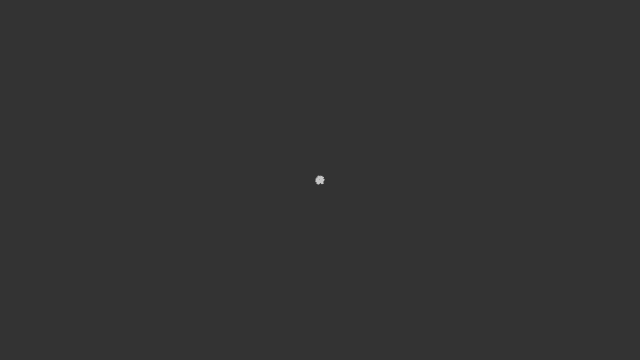
Frame 1 (no input)
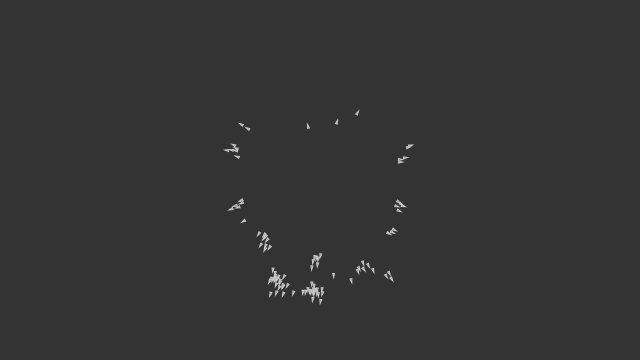
Frame 60 (no input)
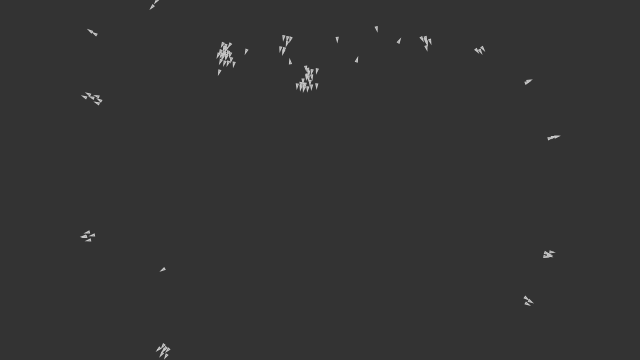
Frame 120 (the mouse pressed at the canvas centre since frame 60)

The p5.js sketch that drew these frames (run headless with seeded random() and noise() and a simulated clock; from frame 60 on, the mouse is pressed at the canvas centre):

// p5.js sketch
// ── sketch.js
var flock;

function setup() {
  createCanvas(640,360);
  createP("Drag the mouse to generate new boids.");
  
  flock = new Flock();
  // Add an initial set of boids into the system
  for (var i = 0; i < 100; i++) {
    var b = new Boid(width/2,height/2);
    flock.addBoid(b);
  }
}

function draw() {
  background(51);
  flock.run();
}

// Add a new boid into the System
function mouseDragged() {
  flock.addBoid(new Boid(mouseX,mouseY));
}

// The Nature of Code
// Daniel Shiffman
// http://natureofcode.com

// Flock object
// Does very little, simply manages the array of all the boids

function Flock() {
  // An array for all the boids
  this.boids = []; // Initialize the array
}

Flock.prototype.run = function() {
  for (var i = 0; i < this.boids.length; i++) {
    this.boids[i].run(this.boids);  // Passing the entire list of boids to each boid individually
  }
}

Flock.prototype.addBoid = function(b) {
  this.boids.push(b);
}

// The Nature of Code
// Daniel Shiffman
// http://natureofcode.com

// Boid class
// Methods for Separation, Cohesion, Alignment added

function Boid(x,y) {
  this.acceleration = createVector(0,0);
  this.velocity = createVector(random(-1,1),random(-1,1));
  this.position = createVector(x,y);
  this.r = 1.0;
  this.maxspeed = 3;    // Maximum speed
  this.maxforce = 0.05; // Maximum steering force
}

Boid.prototype.run = function(boids) {
  this.flock(boids);
  this.update();
  this.borders();
  this.render();
}

Boid.prototype.applyForce = function(force) {
  // We could add mass here if we want A = F / M
  this.acceleration.add(force);
}

// We accumulate a new acceleration each time based on three rules
Boid.prototype.flock = function(boids) {
  var sep = this.separate(boids);   // Separation
  var ali = this.align(boids);      // Alignment
  var coh = this.cohesion(boids);   // Cohesion
  // Arbitrarily weight these forces
  sep.mult(1.5);
  ali.mult(1.0);
  coh.mult(1.0);
  // Add the force vectors to acceleration
  this.applyForce(sep);
  this.applyForce(ali);
  this.applyForce(coh);
}

// Method to update location
Boid.prototype.update = function() {
  // Update velocity
  this.velocity.add(this.acceleration);
  // Limit speed
  this.velocity.limit(this.maxspeed);
  this.position.add(this.velocity);
  // Reset accelertion to 0 each cycle
  this.acceleration.mult(0);
}

// A method that calculates and applies a steering force towards a target
// STEER = DESIRED MINUS VELOCITY
Boid.prototype.seek = function(target) {
  var desired = p5.Vector.sub(target,this.position);  // A vector pointing from the location to the target
  // Normalize desired and scale to maximum speed
  desired.normalize();
  desired.mult(this.maxspeed);
  // Steering = Desired minus Velocity
  var steer = p5.Vector.sub(desired,this.velocity);
  steer.limit(this.maxforce);  // Limit to maximum steering force
  return steer;
}

Boid.prototype.render = function() {
  // Draw a triangle rotated in the direction of velocity
  var theta = this.velocity.heading() + radians(90);
  fill(127);
  stroke(200);
  push();
  translate(this.position.x,this.position.y);
  rotate(theta);
  beginShape();
  vertex(0, -this.r*2);
  vertex(-this.r, this.r*2);
  vertex(this.r, this.r*2);
  endShape(CLOSE);
  pop();
}

// Wraparound
Boid.prototype.borders = function() {
  if (this.position.x < -this.r)  this.position.x = width +this.r;
  if (this.position.y < -this.r)  this.position.y = height+this.r;
  if (this.position.x > width +this.r) this.position.x = -this.r;
  if (this.position.y > height+this.r) this.position.y = -this.r;
}

// Separation
// Method checks for nearby boids and steers away
Boid.prototype.separate = function(boids) {
  var desiredseparation = 4.0;
  var steer = createVector(0,0);
  var count = 0;
  // For every boid in the system, check if it's too close
  for (var i = 0; i < boids.length; i++) {
    var d = p5.Vector.dist(this.position,boids[i].position);
    // If the distance is greater than 0 and less than an arbitrary amount (0 when you are yourself)
    if ((d > 0) && (d < desiredseparation)) {
      // Calculate vector pointing away from neighbor
      var diff = p5.Vector.sub(this.position,boids[i].position);
      diff.normalize();
      diff.div(d);        // Weight by distance
      steer.add(diff);
      count++;            // Keep track of how many
    }
  }
  // Average -- divide by how many
  if (count > 0) {
    steer.div(count);
  }

  // As long as the vector is greater than 0
  if (steer.mag() > 0) {
    // Implement Reynolds: Steering = Desired - Velocity
    steer.normalize();
    steer.mult(this.maxspeed);
    steer.sub(this.velocity);
    steer.limit(this.maxforce);
  }
  return steer;
}

// Alignment
// For every nearby boid in the system, calculate the average velocity
Boid.prototype.align = function(boids) {
  var neighbordist = 10;
  var sum = createVector(0,0);
  var count = 0;
  for (var i = 0; i < boids.length; i++) {
    var d = p5.Vector.dist(this.position,boids[i].position);
    if ((d > 0) && (d < neighbordist)) {
      sum.add(boids[i].velocity);
      count++;
    }
  }
  if (count > 0) {
    sum.div(count);
    sum.normalize();
    sum.mult(this.maxspeed);
    var steer = p5.Vector.sub(sum,this.velocity);
    steer.limit(this.maxforce);
    return steer;
  } else {
    return createVector(0,0);
  }
}

// Cohesion
// For the average location (i.e. center) of all nearby boids, calculate steering vector towards that location
Boid.prototype.cohesion = function(boids) {
  var neighbordist = 10;
  var sum = createVector(0,0);   // Start with empty vector to accumulate all locations
  var count = 0;
  for (var i = 0; i < boids.length; i++) {
    var d = p5.Vector.dist(this.position,boids[i].position);
    if ((d > 0) && (d < neighbordist)) {
      sum.add(boids[i].position); // Add location
      count++;
    }
  }
  if (count > 0) {
    sum.div(count);
    return this.seek(sum);  // Steer towards the location
  } else {
    return createVector(0,0);
  }
}
// ── graph.js



function Graph(x, y, width, height)
{
    this.x = x;
    this.y = y;
    this.width = width;
    this.height = height;

    this.humanPop = [];
    this.zombiePop = [];
}

Graph.prototype.overBox = function(inputX, inputY)
{
    return inputX > this.x && inputX < this.x + this.width &&
        inputY < this.y + this.height && inputY > this.y;
}

Graph.prototype.updateValues = function(newHumanVal, newZombieVal)
{
    for (var i = 1; i < this.width; i++)
    {
        this.humanPop[i-1] = this.humanPop[i];
        this.zombiePop[i-1] = this.zombiePop[i];
    }

    this.humanPop[this.width - 1] = -(newHumanVal / 100) * this.height + this.y + this.height;
    this.zombiePop[this.width - 1] = -(newZombieVal / 100) * this.height + this.y + this.height;
}

Graph.prototype.displaySelf = function()
{
    for (var i = 1; i < this.width; i++)
    {
        stroke(color(0, 255, 0));
        point(i, this.humanPop[i]);

        stroke(color(255, 0, 0));
        point(i, this.zombiePop[i]);
    }
}
// ── quadtree.js
/*
 * Javascript Quadtree 
 * @version 1.1.1
 * @licence MIT
 * @author Timo Hausmann
 * https://github.com/timohausmann/quadtree-js/
 */
 
/*
 Copyright © 2012 Timo Hausmann
Permission is hereby granted, free of charge, to any person obtaining
a copy of this software and associated documentation files (the
"Software"), to deal in the Software without restriction, including
without limitation the rights to use, copy, modify, merge, publish,
distribute, sublicense, and/or sell copies of the Software, and to
permit persons to whom the Software is furnished to do so, subject to
the following conditions:
The above copyright notice and this permission notice shall be
included in all copies or substantial portions of the Software.
THE SOFTWARE IS PROVIDED "AS IS", WITHOUT WARRANTY OF ANY KIND,
EXPRESS OR IMPLIED, INCLUDING BUT NOT LIMITED TO THE WARRANTIES OF
MERCHANTABILITY, FITNESS FOR A PARTICULAR PURPOSE AND
NONINFRINGEMENthis. IN NO EVENT SHALL THE AUTHORS OR COPYRIGHT HOLDERS BE
LIABLE FOR ANY CLAIM, DAMAGES OR OTHER LIABILITY, WHETHER IN AN ACTION
OF CONTRACT, TORT OR OTHERWISE, ARISING FROM, OUT OF OR IN CONNECTION
WITH THE SOFTWARE OR THE USE OR OTHER DEALINGS IN THE SOFTWARE.
*/

;(function(window, Math) {
 	
	/*
	 * Quadtree Constructor
	 * @param Object bounds		bounds of the node, object with x, y, width, height
	 * @param Integer max_objects		(optional) max objects a node can hold before splitting into 4 subnodes (default: 10)
	 * @param Integer max_levels		(optional) total max levels inside root Quadtree (default: 4) 
	 * @param Integer level		(optional) deepth level, required for subnodes  
	 */
   function Quadtree( bounds, max_objects, max_levels, level ) {
	   
	   this.max_objects	= max_objects || 10;
	   this.max_levels		= max_levels || 4;
	   
	   this.level 		= level || 0;
	   this.bounds 		= bounds;
	   
	   this.objects 		= [];
	   this.nodes 		= [];
   };
   
   
   /*
	* Split the node into 4 subnodes
	*/
   Quadtree.prototype.split = function() {
	   
	   var 	nextLevel	= this.level + 1,
		   subWidth	= Math.round( this.bounds.width / 2 ),
		   subHeight 	= Math.round( this.bounds.height / 2 ),
		   x 		= Math.round( this.bounds.x ),
		   y 		= Math.round( this.bounds.y );		
	
		//top right node
	   this.nodes[0] = new Quadtree({
		   x	: x + subWidth, 
		   y	: y, 
		   width	: subWidth, 
		   height	: subHeight
	   }, this.max_objects, this.max_levels, nextLevel);
	   
	   //top left node
	   this.nodes[1] = new Quadtree({
		   x	: x, 
		   y	: y, 
		   width	: subWidth, 
		   height	: subHeight
	   }, this.max_objects, this.max_levels, nextLevel);
	   
	   //bottom left node
	   this.nodes[2] = new Quadtree({
		   x	: x, 
		   y	: y + subHeight, 
		   width	: subWidth, 
		   height	: subHeight
	   }, this.max_objects, this.max_levels, nextLevel);
	   
	   //bottom right node
	   this.nodes[3] = new Quadtree({
		   x	: x + subWidth, 
		   y	: y + subHeight, 
		   width	: subWidth, 
		   height	: subHeight
	   }, this.max_objects, this.max_levels, nextLevel);
   };
   
   
   /*
	* Determine which node the object belongs to
	* @param Object pRect		bounds of the area to be checked, with x, y, width, height
	* @return Integer		index of the subnode (0-3), or -1 if pRect cannot completely fit within a subnode and is part of the parent node
	*/
   Quadtree.prototype.getIndex = function( pRect ) {
	   
	   var 	index 			= -1,
		   verticalMidpoint 	= this.bounds.x + (this.bounds.width / 2),
		   horizontalMidpoint 	= this.bounds.y + (this.bounds.height / 2),
	
		   //pRect can completely fit within the top quadrants
		   topQuadrant = (pRect.y < horizontalMidpoint && pRect.y + pRect.height < horizontalMidpoint),
		   
		   //pRect can completely fit within the bottom quadrants
		   bottomQuadrant = (pRect.y > horizontalMidpoint);
		
	   //pRect can completely fit within the left quadrants
	   if( pRect.x < verticalMidpoint && pRect.x + pRect.width < verticalMidpoint ) {
		   if( topQuadrant ) {
			   index = 1;
		   } else if( bottomQuadrant ) {
			   index = 2;
		   }
		   
	   //pRect can completely fit within the right quadrants	
	   } else if( pRect.x > verticalMidpoint ) {
		   if( topQuadrant ) {
			   index = 0;
		   } else if( bottomQuadrant ) {
			   index = 3;
		   }
	   }
	
	   return index;
   };
   
   
   /*
	* Insert the object into the node. If the node
	* exceeds the capacity, it will split and add all
	* objects to their corresponding subnodes.
	* @param Object pRect		bounds of the object to be added, with x, y, width, height
	*/
   Quadtree.prototype.insert = function( pRect ) {
	   
	   var 	i = 0,
			index;
		
		//if we have subnodes ...
	   if( typeof this.nodes[0] !== 'undefined' ) {
		   index = this.getIndex( pRect );
	
			 if( index !== -1 ) {
			   this.nodes[index].insert( pRect );	 
				return;
		   }
	   }
	
		this.objects.push( pRect );
	   
	   if( this.objects.length > this.max_objects && this.level < this.max_levels ) {
		   
		   //split if we don't already have subnodes
		   if( typeof this.nodes[0] === 'undefined' ) {
			   this.split();
		   }
		   
		   //add all objects to there corresponding subnodes
		   while( i < this.objects.length ) {
			   
			   index = this.getIndex( this.objects[ i ] );
			   
			   if( index !== -1 ) {					
				   this.nodes[index].insert( this.objects.splice(i, 1)[0] );
			   } else {
				   i = i + 1;
				}
			}
	   }
	};
	
	
   /*
	* Return all objects that could collide with the given object
	* @param Object pRect		bounds of the object to be checked, with x, y, width, height
	* @Return Array		array with all detected objects
	*/
   Quadtree.prototype.retrieve = function( pRect ) {
		
	   var 	index = this.getIndex( pRect ),
		   returnObjects = this.objects;
		   
	   //if we have subnodes ...
	   if( typeof this.nodes[0] !== 'undefined' ) {
		   
		   //if pRect fits into a subnode ..
		   if( index !== -1 ) {
			   returnObjects = returnObjects.concat( this.nodes[index].retrieve( pRect ) );
			   
		   //if pRect does not fit into a subnode, check it against all subnodes
		   } else {
			   for( var i=0; i < this.nodes.length; i=i+1 ) {
				   returnObjects = returnObjects.concat( this.nodes[i].retrieve( pRect ) );
			   }
		   }
	   }
	
	   return returnObjects;
   };
   
   
   /*
	* Clear the quadtree
	*/
   Quadtree.prototype.clear = function() {
	   
	   this.objects = [];
	
	   for( var i=0; i < this.nodes.length; i=i+1 ) {
		   if( typeof this.nodes[i] !== 'undefined' ) {
			   this.nodes[i].clear();
			 }
	   }

	   this.nodes = [];
   };

   //make Quadtree available in the global namespace
   window.Quadtree = Quadtree;	

})(window, Math);
// ── sketch2.js
var population

function setup()
{
	createCanvas(640, 360);

	population = new Population();

	for (var i = 0; i < 50; i++)
	{
		var h = new Entity(createVector(random(0, width/2), random(0, height)));
		population.addHuman(h);

		var z = new Entity(createVector(random(width/2, width), random(0, height)));
		population.addZombie(z);
	}
}

function draw()
{
	background(51);
	population.run();
}

function mousePressed()
{
	population.addHuman(new Entity(createVector(mouseX, mouseY)));
}

function Population()
{
	this.humans = [];
	this.zombies = [];
}

Population.prototype.run = function()
{
	for (var i = 0; i < this.humans.length; i++)
	{
		this.humans[i].updateHuman(this.zombies);
		this.humans[i].borders();
	}
	for (var i = 0; i < this.zombies.length; i++)
	{
		this.zombies[i].updateZombie(this.humans);
		this.zombies[i].borders();
	}
}

Population.prototype.addHuman = function(h)
{
	this.humans.push(h);
}

Population.prototype.addZombie = function(z)
{
	this.zombies.push(z);
}

function Entity(position)
{
	this.position = position.copy();
	this.velocity = createVector(0, 0);
	this.acceleration = createVector(0, 0);
	this.maxSpeed = 1.0;
	this.maxForce = 0.05;
	this.r = 2.0;
	this.detectionRadius = 50;
}

Entity.prototype.borders = function()
{
	if (this.position.x < -this.r)  this.position.x = width +this.r;
	if (this.position.y < -this.r)  this.position.y = height+this.r;
	if (this.position.x > width +this.r) this.position.x = -this.r;
	if (this.position.y > height+this.r) this.position.y = -this.r;
}

// zombie update
Entity.prototype.updateZombie = function(humans)
{
	var fol = this.follow(humans);

	this.applyForce(fol);

	this.update();

	this.render(color(255, 0, 0));
}

// human update
Entity.prototype.updateHuman = function(zombies)
{
	var avoid = this.avoid(zombies);

	avoid.mult(1.5);

	this.applyForce(avoid);

	this.update();

	this.render(color(0, 255, 0));
}

Entity.prototype.update = function()
{
	this.velocity.add(this.acceleration);
	this.velocity.limit(this.maxspeed);
	this.position.add(this.velocity);

	this.acceleration.mult(0);
}

Entity.prototype.render = function(colour)
{
	var theta = this.velocity.heading() + radians(90);
	fill(colour);
	stroke(200);
	push();
	translate(this.position.x,this.position.y);
	rotate(theta);
	beginShape();
	vertex(0, -this.r*2);
	vertex(-this.r, this.r*2);
	vertex(this.r, this.r*2);
	endShape(CLOSE);
	pop();
}

Entity.prototype.applyForce = function(force)
{
	this.acceleration.add(force);
}

Entity.prototype.avoid = function(zombies)
{
	var steer = createVector(0, 0);
	var count = 0;

	for (var i = 0; i < zombies.length; i++)
	{
		var d = p5.Vector.dist(this.position, zombies[i].position);

		if ((d > 0) && (d < this.detectionRadius))
		{
			var diff = p5.Vector.sub(this.position, zombies[i].position);
			diff.normalize();
			diff.div(d);
			steer.add(diff);
			count++;
		}
	}

	if (count > 0)
	{
		steer.div(count);
	}

	if (steer.mag() > 0)
	{
		steer.normalize();
		steer.mult(this.maxSpeed);
		steer.sub(this.velocity);
		steer.limit(this.maxForce);
	}

	return steer;
}

// find closest human and route towards them
Entity.prototype.follow = function(humans)
{
	var targetDist = 1000000;
	var targetPos = createVector(0, 0);
	for (var i = 0; i < humans.length; i++)
	{
		var d = p5.Vector.dist(this.position, humans[i].position);

		if (d < targetDist)
		{
			targetPos = humans[i].position;
			targetDist = d;
		}
	}

	var steer = p5.Vector.sub(targetPos, this.position);

	if (steer.mag() > 0)
	{
		steer.normalize();
		steer.mult(this.maxSpeed);
		steer.sub(this.velocity);
		steer.limit(this.maxForce);
	}

	return steer;
}
// ── sketch3.js
var planets = [];

var planetCount = 4;

var g = 300000;
var thrustConstant = 50;

var ship;

var dt = 0;

var mouseDown = false;
var mouseInitialPosition = {x: 0, y: 0};

var vectorDimensions = {x: 80, y: 70};

var vectorField = [];

var renderVectorField = false;

function setup()
{
	createCanvas(800, 700);

	frameRate(60);

	respawnShip();

	for (var i = 0; i < planetCount; i++)
	{
		planets.push(new Planet(createVector(random(0, width), random(0, height)), random(10, 50)));
	}

	calculateVectorFields();
}

function calculateVectorFields()
{
	vectorField = new Array(vectorDimensions.x);
	for (var i = 0; i < vectorDimensions.x; i++)
	{
		vectorField[i] = new Array(vectorDimensions.y);
	}

	for (var x = 0; x < vectorDimensions.x; x++)
	{
		for (var y = 0; y < vectorDimensions.y; y++)
		{
			var position = createVector(width * x / vectorDimensions.x, height * y / vectorDimensions.y);

			var acceleration = createVector(0, 0);

			for (var i = 0; i < planets.length; i++)
			{
				var vectorToPlanet = planets[i].position.copy().sub(position.copy());
				distanceFromPlanet = vectorToPlanet.mag();
				var gravityForce = g / vectorToPlanet.magSq();
				vectorToPlanet.normalize();
				vectorToPlanet.mult(gravityForce);
				acceleration.add(vectorToPlanet);
			}

			magnitude = acceleration.mag();
			if (magnitude > 70)
			{
				acceleration.setMag(70);
			}

			vectorField[x][y] = acceleration.mult(0.05);
		}
	}
}

function drawVectorField()
{
	for (var x = 0; x < vectorDimensions.x; x++)
	{
		for (var y = 0; y < vectorDimensions.y; y++)
		{
			var position = createVector(width * x / vectorDimensions.x, height * y / vectorDimensions.y);

			stroke(128);
			strokeWeight(1);
			line(position.x, position.y, position.x+vectorField[x][y].x, position.y+vectorField[x][y].y);
		}
	}
}

function respawnShip()
{
	ship = new Ship(createVector(width/2, height/2));
}

function draw()
{
	background(0);

	dt = 1 / frameRate();

	for (var i = 0; i < planets.length; i++)
	{
		planets[i].render();
	}

	ship.update();

	if (renderVectorField)
	{
		drawVectorField();
	}
}

function mousePressed()
{
	mouseInitialPosition.x = mouseX;
	mouseInitialPosition.y = mouseY;
	mouseDown = true;

	return false;
}

function mouseDragged()
{
	return false;
}

function mouseReleased()
{
	mouseDown = false;
	return false;
}

function Ship(position)
{
	this.position = position.copy();
	this.velocity = createVector(0, 0);
	this.thrustVector = createVector(0, 0);
	this.colour = color(130);
	this.wallColour = color(255);
	this.rocketColour = color(255, 128, 32);
	this.r = 4.0;
	this.thrusting = false;
}

Ship.prototype.update = function()
{
	this.thrusting = mouseDown;

	if (this.thrusting)
	{
		this.thrustVector = createVector(mouseX, mouseY).sub(createVector(mouseInitialPosition.x, mouseInitialPosition.y)).mult(thrustConstant);
	}

	this.gravitate();

	this.render();
}

Ship.prototype.gravitate = function()
{
	var acceleration = createVector(0, 0);

	for (var i = 0; i < planets.length; i++)
	{
		var vectorToPlanet = planets[i].position.copy().sub(this.position.copy());
		distanceFromPlanet = vectorToPlanet.mag();
		if (distanceFromPlanet < planets[i].radius/1.5)
		{
			respawnShip();
		}
		var gravityForce = g / vectorToPlanet.magSq();
		vectorToPlanet.normalize();
		vectorToPlanet.mult(gravityForce);
		acceleration.add(vectorToPlanet);
	}

	if (this.thrusting)
	{
		acceleration.add(this.thrustVector.copy().mult(dt));
	}

	this.velocity.add(acceleration.mult(dt));
	this.position.add(this.velocity.copy().mult(dt));
}

Ship.prototype.render = function() {
	// Draw a triangle rotated in the direction of velocity
	var theta = this.thrustVector.heading() + radians(90);
	push();
	translate(this.position.x,this.position.y);
	rotate(theta);

	if (this.thrusting)
	{
		fill(this.rocketColour);
		noStroke();
		beginShape();
		vertex(-this.r/2, this.r);
		vertex(0, this.r*2);
		vertex(this.r/2, this.r);
		endShape(CLOSE);
	}

	fill(this.colour);
	stroke(this.wallColour);
	strokeWeight(1);
	beginShape();
	vertex(0, -this.r*2);
	vertex(-this.r, this.r*2);
	vertex(0, this.r);
	vertex(this.r, this.r*2);
	endShape(CLOSE);

	pop();
  }

function Planet(position, radius)
{
	this.position = position.copy();
	this.radius = radius;
	this.colour = color(random(0, 255), random(0, 255), random(0, 255));
	this.atmosphereColour = color(random(0, 255), random(0, 255), random(0, 255));
}

Planet.prototype.render = function()
{
	fill(this.colour);
	stroke(this.atmosphereColour);
	strokeWeight(3);
	ellipse(this.position.x, this.position.y, this.radius);
}
// ── stats.js
function Stats()
{
    this.averageHumanSearchSize = 0;
    this.numberOfHumanSearches = 0;

    this.averageZombieSearchSize = 0;
    this.numberOfZombieSearches = 0;
}

Stats.prototype.reset = function()
{
    this.averageHumanSearchSize = 0;
    this.numberOfHumanSearches = 0;

    this.averageZombieSearchSize = 0;
    this.numberOfZombieSearches = 0;
}

Stats.prototype.render = function()
{
    textSize(18);
    stroke(255);
    fill(255);
    var zombieText = "Average Zombie search size: " + Math.round(this.averageZombieSearchSize) + " / " + population.zombies.length;
    text(zombieText, 0, 18);
    var humanText = "Average Human search size: " + Math.round(this.averageHumanSearchSize) + " / " + population.humans.length;
    text(humanText, 0, 36);
}

Stats.prototype.addHumanDataPoint = function(humanData)
{
    this.averageHumanSearchSize += humanData;
    this.numberOfHumanSearches++;
}

Stats.prototype.addZombieDataPoint = function(zombieData)
{
    this.averageZombieSearchSize += zombieData;
    this.numberOfZombieSearches++;
}

Stats.prototype.average = function()
{
	if (this.numberOfHumanSearches != 0)
        this.averageHumanSearchSize = this.averageHumanSearchSize / this.numberOfHumanSearches;

    if (this.numberOfZombieSearches != 0)
        this.averageZombieSearchSize = this.averageZombieSearchSize / this.numberOfZombieSearches;
}
